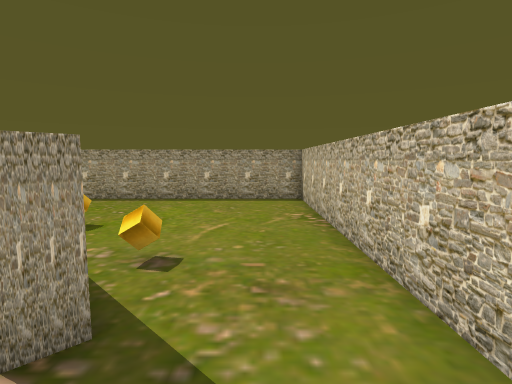
[1] (above)

17 first-person views from a walk through a 3-D level made in the Unity game engine. The camera is 1.5 m above the floor, tilts 6° down and sees 80° across. The floor is counted in squares, 1 m on a side. Each view is taken from the middle of a square. On the plan, view 1 faces up. The plan holds only what a view shows up to about 15 squares ahead; the rest is blank. The player character is not drawn.

[2]
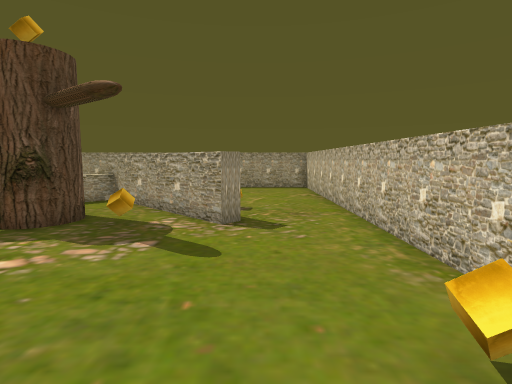

[3]
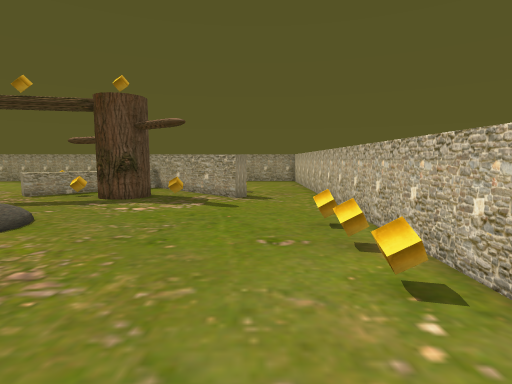

[4]
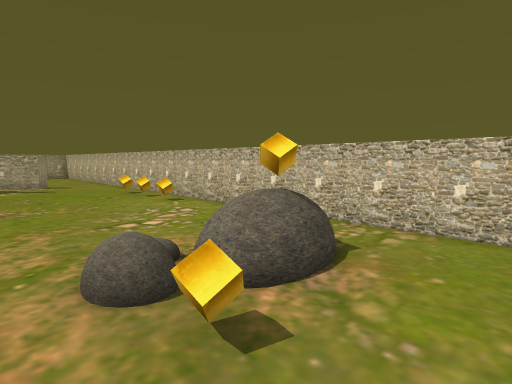

[5]
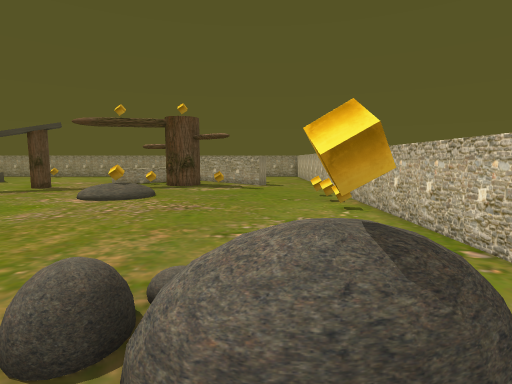

[6]
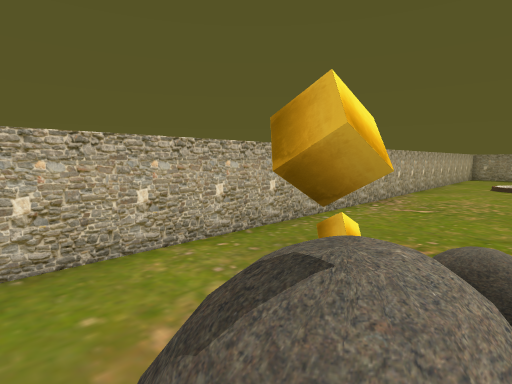

[7]
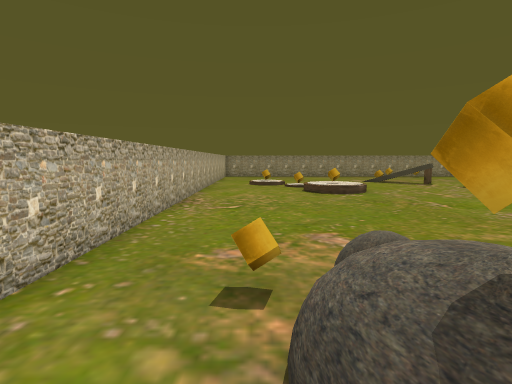

[8]
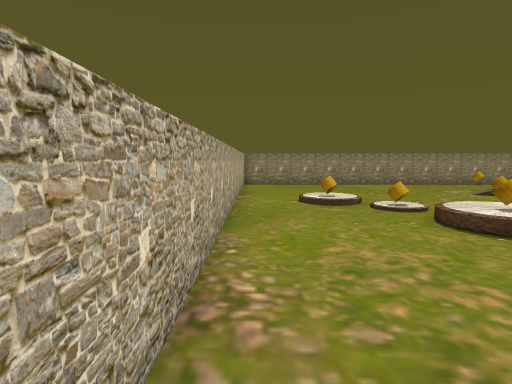

[9]
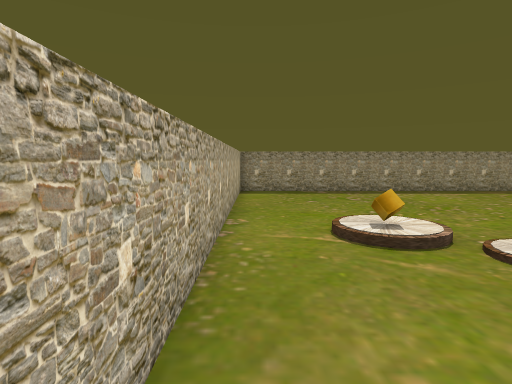

[10]
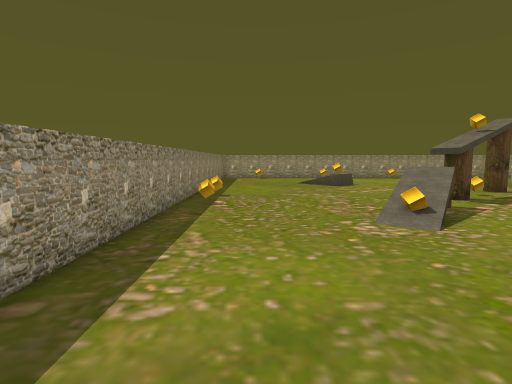

[11]
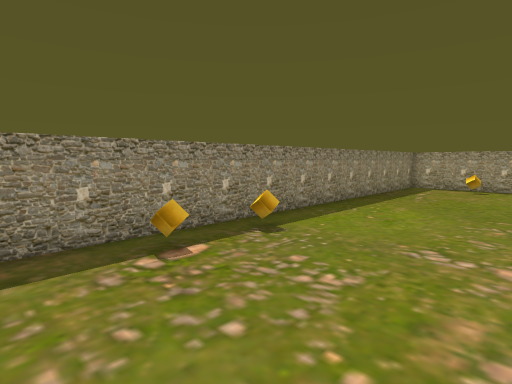

[12]
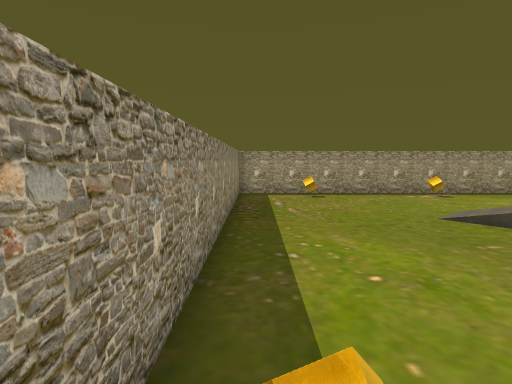

[13]
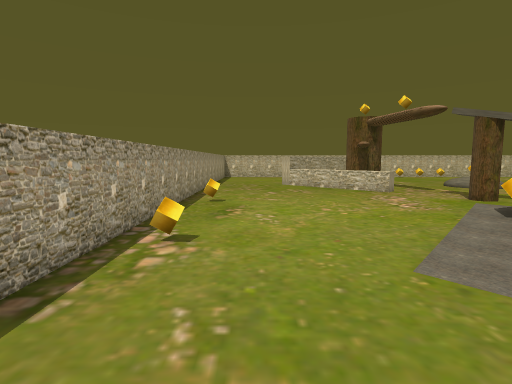

[14]
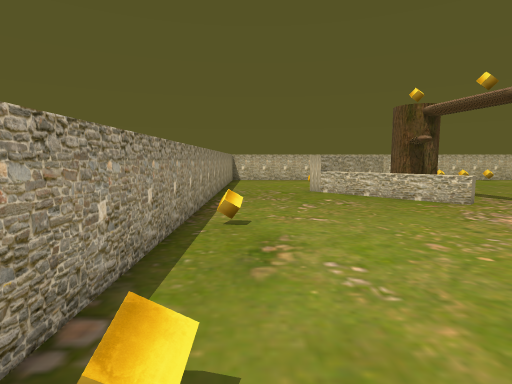

[15]
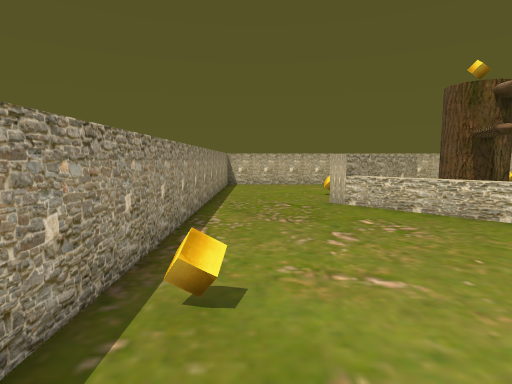

[16]
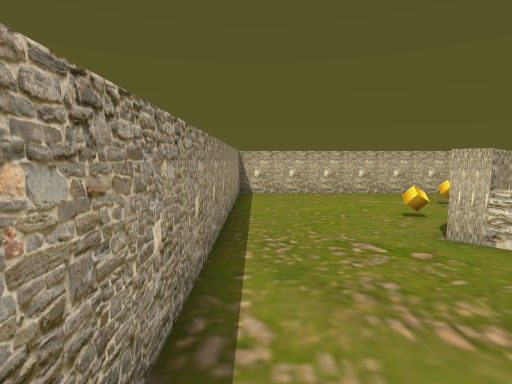

[17]
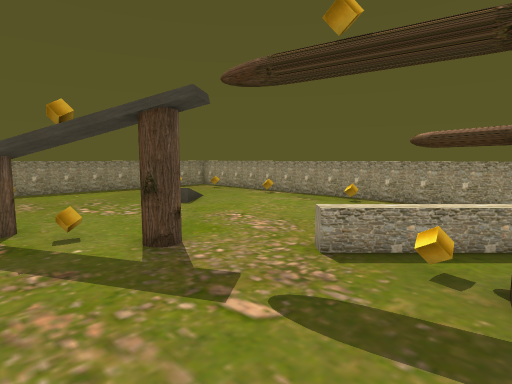

### Floor plan
Key: @ floor where view 1 was taken; # wall or solid block; . main floor; : floor 0.25 m higher than the main floor; + floor 0.5 m higher than the main floor; / step, stairs or slope; = window, fence, low wall or low ledge; ^ raised ledge; O other object.
Columns run from 28 left of view 1 to 2 right of it. Each row starts with its distance up from view 1.
 12 ###############################
 11 #..O....O.....O...............#
 10 #.............................#
  9 #.............................#
  8 #.............................#
  7 #....................^#.O.....#
  6 #......//...........^^##......#
  5 #.....///=.........^^..##.....#
  4 #...... O.........^^....##O...#
  3 #........  ......=^.O##..##...#
  2 #....................##.O.....#
  1 #..............O..............#
  0 #.............#.............@.#
 -1 #O..........O.................#
 -2 #..........O........:/........#
 -3 #O........... ..... O/.......O#
 -4 #....... #..    .../+/........#
 -5 #......==#.. ..  ............O#
 -6 #......O=..  ................O#
 -7 #......O..   .................#
 -8 #.........   .................#
 -9 #.........   .................#
-10 #.........   O/...............#
-11 #.......... +O+...............#
-12 #.........../+/............. .#
-13 #......../O.............OO^^..#
-14 #....... O/.............OOOO=.#
-15 #......./:/.............O.=...#
-16 #.............................#
-17 #.............................
-18 #############################

Positions as (right, up) in squares from view 1, and headings:
1: (0, 0), facing up
2: (-1, -5), facing up
3: (-1, -10), facing up
4: (-5, -17), facing up-right
5: (-2, -16), facing up
6: (0, -13), facing down-left
7: (0, -15), facing left
8: (-8, -17), facing left
9: (-13, -17), facing left
10: (-25, -14), facing up
11: (-22, -6), facing up-left
12: (-27, -2), facing up
13: (-25, 9), facing right
14: (-21, 10), facing right
15: (-17, 10), facing right
16: (-12, 11), facing right
17: (-7, -3), facing up-left
